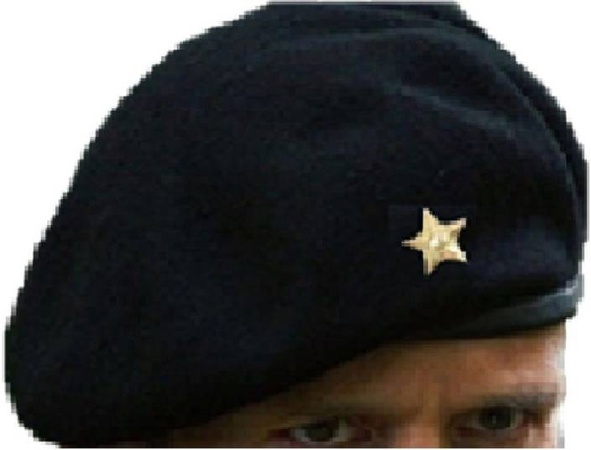
#> input picture data/caps_and_shoes_extended_2/caps/32.free-black-star-giabella-original-imaf4matcjb4fnvh.jpeg, 591 x 450 px, shrunk from 704 x 536 before the run; its folder holds only this picture in this run
$ python center_crop.py
#> lines starting #> are read from the running program, lines starting #| are printed output that depends on the picture
import io
import os
import glob
from pathlib import Path
from PIL import Image

src_dir = './../data/caps_and_shoes_extended_2/'
dest_dir = './../data/caps_and_shoes_squared_2/'

def crop_center(pil_img, crop_width, crop_height):
    img_width, img_height = pil_img.size
    return pil_img.crop(((img_width - crop_width) // 2,
                         (img_height - crop_height) // 2,
                         (img_width + crop_width) // 2,
                         (img_height + crop_height) // 2))

def crop_max_square(pil_img):
    return crop_center(pil_img, min(pil_img.size), min(pil_img.size))

error_count = 0
for filetype in ['**/*.jpg','**/*.jpeg']:
    for filename in glob.iglob(src_dir + '**/*.*', recursive=True):
        try:
            im = Image.open(filename)
#> im is the input picture: PIL image 591x450 RGB; mean R, G, B 70.3, 69.4, 69
        except OSError as oe:
            print('Error opening image : %s'% filename)
            with open(filename, "rb") as f:
                try:
                    b = io.BytesIO(f.read())
                    im = Image.open(b)
                except:
                    error_count+=1
                    print('Error count : %d // could not read %s'%(error_count,filename))
                    continue

        if im.mode in ('RGBA','P'):
            im = im.convert("RGB")

        im_crop = crop_max_square(im)
#> in crop_center, `return pil_img.crop(((img_width - crop_width) // 2, (img_height - crop..`:
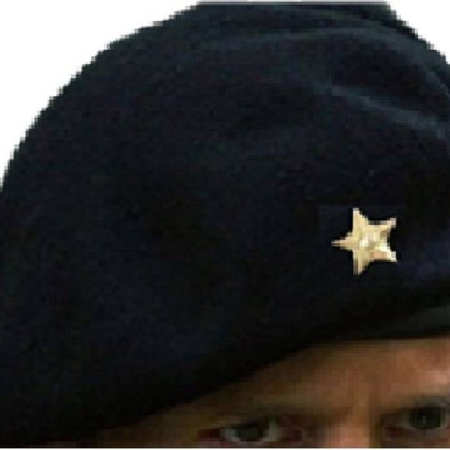
#> returned value: PIL image 450x450 RGB; mean R, G, B 45.5, 44.6, 44.2
        dest_path = filename.replace(src_dir,dest_dir)
        os.makedirs(os.path.dirname(dest_path), exist_ok=True)
        im_crop.save(dest_path, quality=95)
